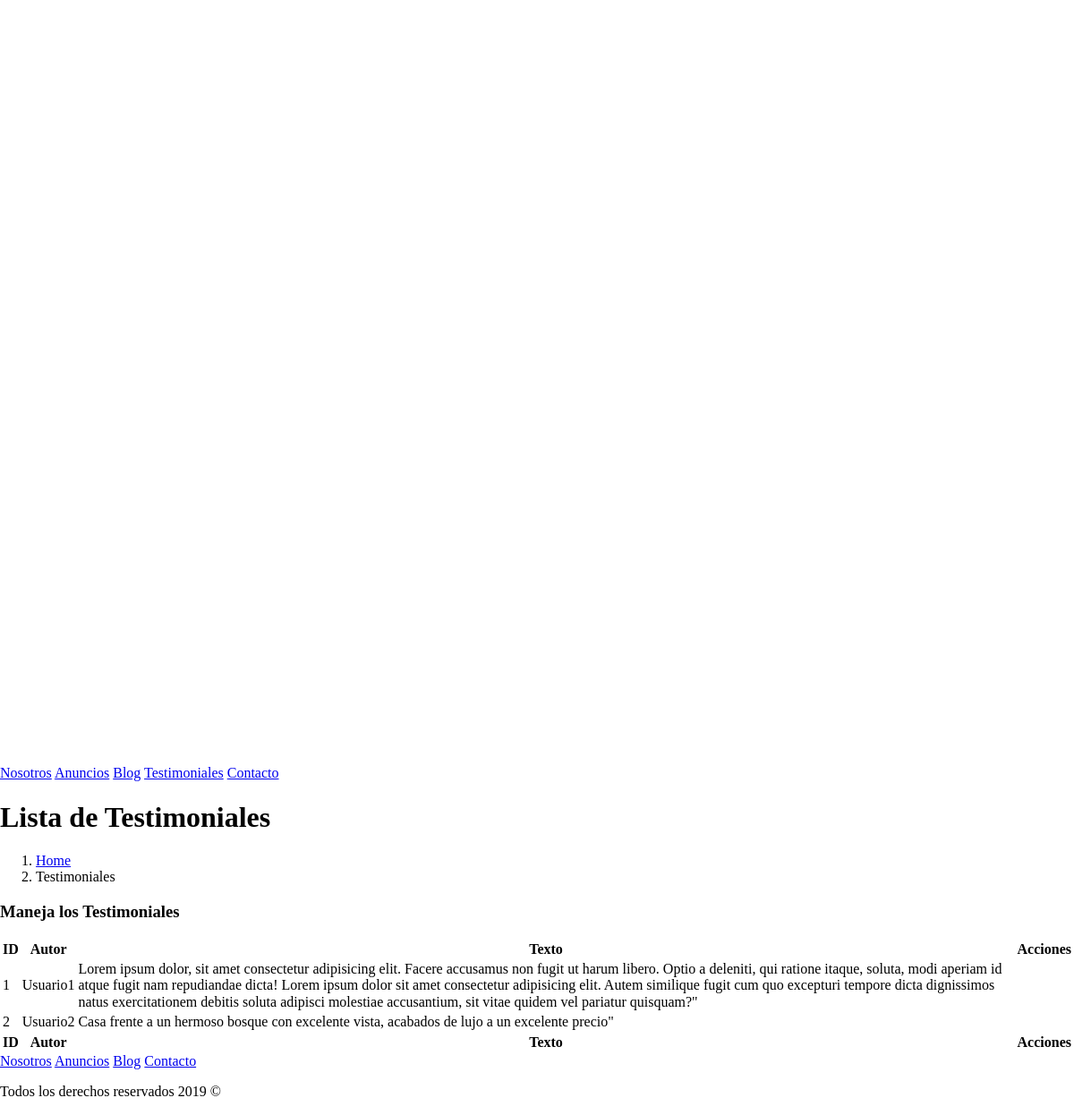
Screenshot of /admin/lista-testimonial.php (signed in) with the database file from the repository.
### tables this page shows
CREATE TABLE `testimoniales` (
  `Texto` text NOT NULL,
  `Autor` varchar(40) NOT NULL,
  `id_Testimonial` int(11) NOT NULL
);

### admin/lista-testimonial.php (the view, shortened to what this page needs)
<?php
  include_once 'funciones/funciones.php' ;
  include_once 'templates/header.php' ;
?>
  <div class="content-wrapper">
    <section class="content-header">
      <div class="container-fluid">
        <div class="row mb-2">
          <div class="col-sm-6">
            <h1>Lista de Testimoniales</h1>
          </div>
          <div class="col-sm-6">
            <ol class="breadcrumb float-sm-right">
              <li class="breadcrumb-item"><a href="#">Home</a></li>
              <li class="breadcrumb-item active">Testimoniales</li>
            </ol>
          </div>
        </div>
      </div>
    </section>
    <section class="content">
      <div class="row">
        <div class="col-12">
          <div class="card">
            <div class="card-header">
              <h3 class="card-title">Maneja los Testimoniales</h3>
            </div>
            <div class="card-body">
              <table id="registros" class="table table-bordered table-striped">
                <thead>
                <tr>
                  <th>ID</th>
                  <th>Autor</th>
                  <th>Texto</th>
                  <th>Acciones</th>
                </tr>
                </thead>
                <tbody>
                    <?php
                        try {
                            $sql = "SELECT id_Testimonial, Autor, Texto FROM testimoniales";
                            $resultado = $conn->query($sql);
                        } catch (Exception $e) {
                            $error = $e->getMessage();
                            echo $error;
                        }
                        while($testimonial = $resultado->fetch_assoc()){
                    ?>
                            <tr>
                                <td><?php echo $testimonial['id_Testimonial']; ?></td>
                                <td><?php echo $testimonial['Autor']; ?></td>
                                <td><?php echo $testimonial['Texto']; ?>"</td>
                                <td>
                                </td>
                            </tr>
                    <?php
                        }
                    ?>
                </tbody>
                <tfoot>
                <tr>
                  <th>ID</th>
                  <th>Autor</th>
                  <th>Texto</th>
                  <th>Acciones</th>
                </tr>
                </tfoot>
              </table>
            </div>
          </div>
        </div>
      </div>
    </section>
  </div>
  <?php include_once 'templates/footer.php'; ?>

### rows the page displays
testimoniales: id_Testimonial "1", Autor "Usuario1", Texto "Lorem ipsum dolor, sit amet consectetur adipisicing elit. Facere accusamus non fugit ut harum libero. Optio a deleniti, qui ratione itaque, soluta, modi aperiam id atque fugit nam repudiandae dicta! Lorem ipsum dolor sit amet consectetur adipisicing elit. Autem similique fugit cum quo excepturi tempore dicta dignissimos natus exercitationem debitis soluta adipisci molestiae accusantium, sit vitae quidem vel pariatur quisquam?"
testimoniales: id_Testimonial "2", Autor "Usuario2", Texto "Casa frente a un hermoso bosque con excelente vista, acabados de lujo a un excelente precio"
